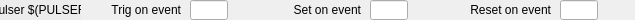
<?xml version="1.0" encoding="UTF-8"?>
<ui version="4.0">
 <class>Form</class>
 <widget class="QWidget" name="Form">
  <property name="geometry">
   <rect>
    <x>0</x>
    <y>0</y>
    <width>635</width>
    <height>20</height>
   </rect>
  </property>
  <property name="windowTitle">
   <string>Form</string>
  </property>
  <widget class="caLabel" name="calabel_2">
   <property name="geometry">
    <rect>
     <x>0</x>
     <y>0</y>
     <width>81</width>
     <height>20</height>
    </rect>
   </property>
   <property name="styleSheet">
    <string notr="true">background-color: rgb(236, 236, 236, 255);</string>
   </property>
   <property name="text">
    <string>Pulser $(PULSER)</string>
   </property>
   <property name="alignment">
    <set>Qt::AlignCenter</set>
   </property>
  </widget>
  <widget class="caTextEntry" name="catextentry_2">
   <property name="geometry">
    <rect>
     <x>190</x>
     <y>0</y>
     <width>38</width>
     <height>20</height>
    </rect>
   </property>
   <property name="channel" stdset="0">
    <string notr="true">$(SYS)-$(DEVICE):Pul$(PULSER)-Evt-Trig0-SP</string>
   </property>
   <property name="background">
    <color>
     <red>212</red>
     <green>219</green>
     <blue>157</blue>
    </color>
   </property>
   <property name="colorMode">
    <enum>caLineEdit::Static</enum>
   </property>
  </widget>
  <widget class="QLabel" name="label_11">
   <property name="geometry">
    <rect>
     <x>90</x>
     <y>0</y>
     <width>91</width>
     <height>20</height>
    </rect>
   </property>
   <property name="text">
    <string>Trig on event</string>
   </property>
   <property name="alignment">
    <set>Qt::AlignRight|Qt::AlignTrailing|Qt::AlignVCenter</set>
   </property>
  </widget>
  <widget class="caTextEntry" name="catextentry_3">
   <property name="geometry">
    <rect>
     <x>370</x>
     <y>0</y>
     <width>38</width>
     <height>20</height>
    </rect>
   </property>
   <property name="channel" stdset="0">
    <string notr="true">$(SYS)-$(DEVICE):Pul$(PULSER)-Evt-Set0-SP</string>
   </property>
   <property name="background">
    <color>
     <red>212</red>
     <green>219</green>
     <blue>157</blue>
    </color>
   </property>
   <property name="colorMode">
    <enum>caLineEdit::Static</enum>
   </property>
  </widget>
  <widget class="QLabel" name="label_12">
   <property name="geometry">
    <rect>
     <x>270</x>
     <y>0</y>
     <width>91</width>
     <height>20</height>
    </rect>
   </property>
   <property name="text">
    <string>Set on event</string>
   </property>
   <property name="alignment">
    <set>Qt::AlignRight|Qt::AlignTrailing|Qt::AlignVCenter</set>
   </property>
  </widget>
  <widget class="caTextEntry" name="catextentry_4">
   <property name="geometry">
    <rect>
     <x>560</x>
     <y>0</y>
     <width>38</width>
     <height>20</height>
    </rect>
   </property>
   <property name="channel" stdset="0">
    <string notr="true">$(SYS)-$(DEVICE):Pul$(PULSER)-Evt-Reset0-SP</string>
   </property>
   <property name="background">
    <color>
     <red>212</red>
     <green>219</green>
     <blue>157</blue>
    </color>
   </property>
   <property name="colorMode">
    <enum>caLineEdit::Static</enum>
   </property>
  </widget>
  <widget class="QLabel" name="label_13">
   <property name="geometry">
    <rect>
     <x>450</x>
     <y>0</y>
     <width>101</width>
     <height>20</height>
    </rect>
   </property>
   <property name="text">
    <string>Reset on event</string>
   </property>
   <property name="alignment">
    <set>Qt::AlignRight|Qt::AlignTrailing|Qt::AlignVCenter</set>
   </property>
  </widget>
 </widget>
 <customwidgets>
  <customwidget>
   <class>caTextEntry</class>
   <extends>caLineEdit</extends>
   <header>caTextEntry</header>
  </customwidget>
  <customwidget>
   <class>caLabel</class>
   <extends>QLabel</extends>
   <header>caLabel</header>
  </customwidget>
  <customwidget>
   <class>caLineEdit</class>
   <extends>QLineEdit</extends>
   <header>caLineEdit</header>
  </customwidget>
 </customwidgets>
 <resources/>
 <connections/>
</ui>
